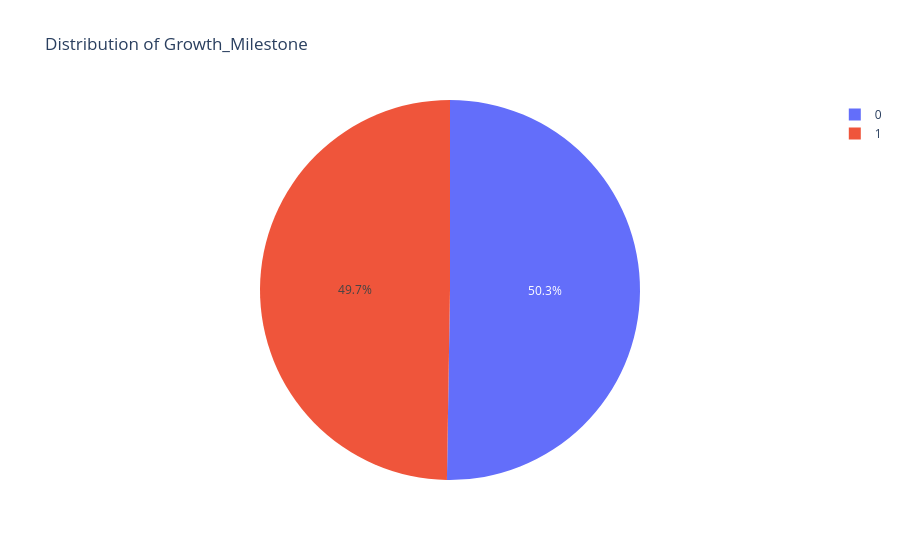

The code cell stored with this chart in its notebook:
### Code cell
for i in discrete:
    counts = df[i].value_counts()
    fig = px.pie(counts, values=counts.values, names=counts.index, title=f'Distribution of {i}')
    fig.show()

### Figure 1 — Plotly figure (JSON) as saved in the notebook; plotly's stock layout.template omitted (floating-point values rounded to 4 significant figures)
{"data": [{"domain": {"x": [0, 1], "y": [0, 1]}, "hovertemplate": "Growth_Milestone=%{label}<br>value=%{value}<extra></extra>", "labels": [0, 1], "legendgroup": "", "name": "", "showlegend": true, "type": "pie", "values": [97, 96]}], "layout": {"autosize": true, "legend": {"tracegroupgap": 0}, "title": {"text": "Distribution of Growth_Milestone"}}}
